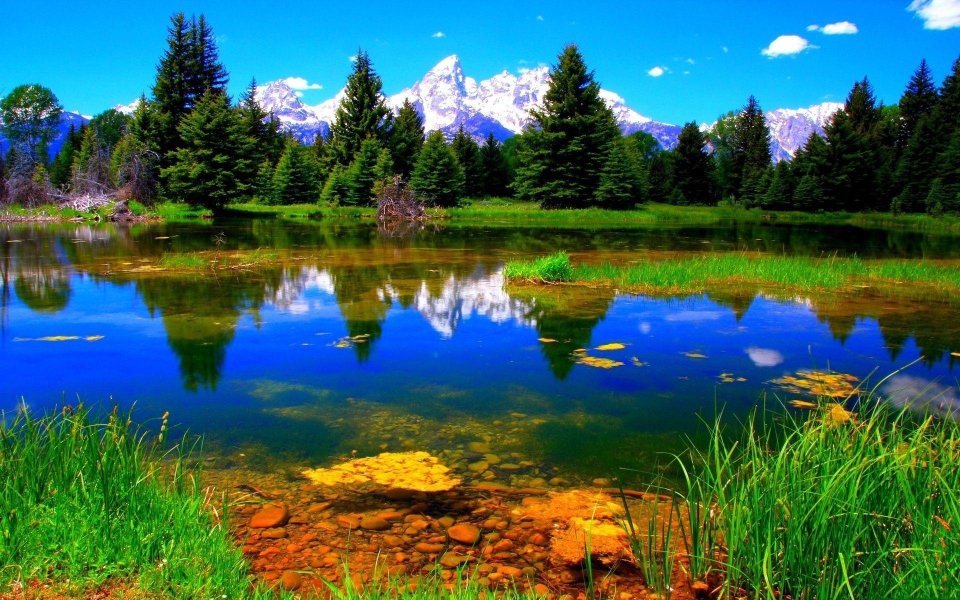
#> input picture Color-Detection-OpenCV-main/the.jpg, 1920 x 1200 px, found by its file name (shown at 1/2 size)
$ python color_detection.py
#> lines starting #> are read from the running program, lines starting #| are printed output that depends on the picture
import cv2
import pandas as pd

img_path = r"C:/Users/Hariharan K/OneDrive/Desktop/codeclasue/Color-Detection-OpenCV-main/the.jpg"
img = cv2.imread(img_path)
#> img is the input picture: shape (1200, 1920, 3); mean B, G, R 89.3, 100.6, 58.1
img = cv2.resize(img, (1000, 622))  # Correct usage of resize
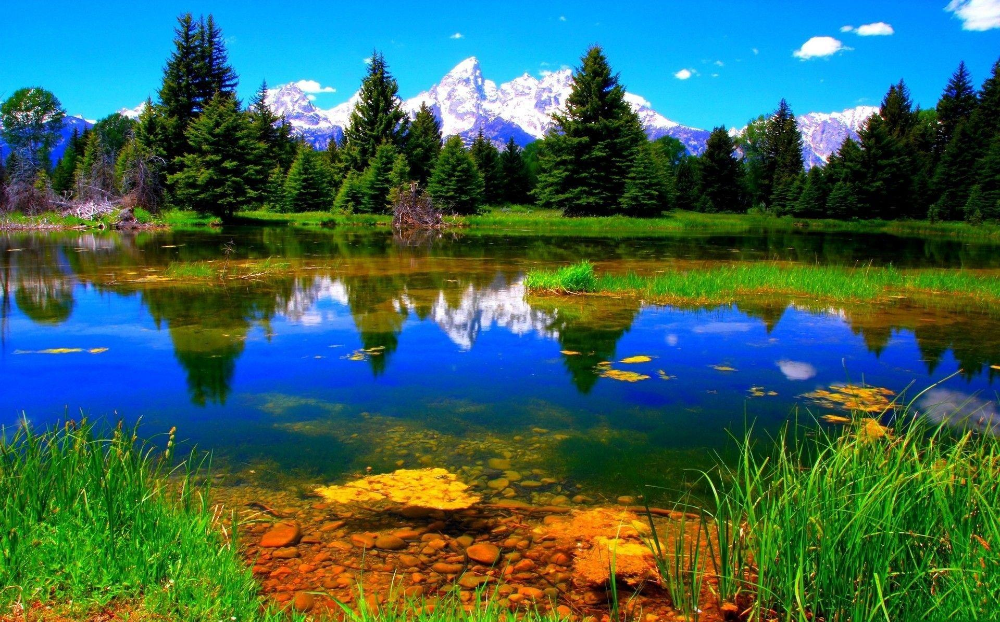
#> img: shape (622, 1000, 3); mean B, G, R 89.1, 100.5, 58

# declaring global variables (are used later on)
clicked = False
r = g = b = x_pos = y_pos = 0

# Reading csv file with pandas and giving names to each column
index = ["color", "color_name", "hex", "R", "G", "B"]
csv = pd.read_csv('colors.csv', names=index, header=None)
#> (reads Color-Detection-OpenCV-main/colors.csv from the repository)

# function to calculate minimum distance from all colors and get the most matching color
def get_color_name(R, G, B):
    minimum = 10000
    for i in range(len(csv)):
        d = abs(R - int(csv.loc[i, "R"])) + abs(G - int(csv.loc[i, "G"])) + abs(B - int(csv.loc[i, "B"]))
        if d <= minimum:
            minimum = d
            cname = csv.loc[i, "color_name"]
    return cname

# function to get x, y coordinates of mouse double click
def draw_function(event, x, y, flags, param):
    if event == cv2.EVENT_LBUTTONDBLCLK:
        global b, g, r, x_pos, y_pos, clicked
        clicked = True
        x_pos = x
        y_pos = y
        b, g, r = img[y, x]  # Access pixel values using img[y, x]
        b = int(b)
        g = int(g)
        r = int(r)

cv2.namedWindow('image')
cv2.setMouseCallback('image', draw_function)

while True:
    cv2.imshow("image", img)
    if clicked:
        # cv2.rectangle(image, start point, endpoint, color, thickness)-1 fills entire rectangle
        cv2.rectangle(img, (20, 20), (750, 60), (b, g, r), -1)

        # Creating text string to display (Color name and RGB values)
        text = get_color_name(r, g, b) + ' R=' + str(r) + ' G=' + str(g) + ' B=' + str(b)

        # cv2.putText(img, text, start, font(0-7), fontScale, color, thickness, lineType)
        cv2.putText(img, text, (50, 50), 2, 0.8, (255, 255, 255), 2, cv2.LINE_AA)

        # For very light colors, display text in black color
        if r + g + b >= 600:
            cv2.putText(img, text, (50, 50), 2, 0.8, (0, 0, 0), 2, cv2.LINE_AA)

        clicked = False

    # Break the loop when user hits 'esc' key
    if cv2.waitKey(20) & 0xFF == 27:
#> (key Esc is pressed here)
        break

cv2.destroyAllWindows()
